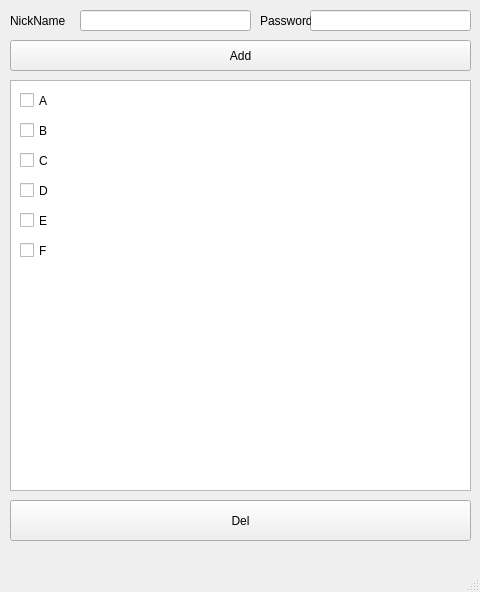
<?xml version="1.0" encoding="UTF-8"?>
<ui version="4.0">
 <class>MainWindow</class>
 <widget class="QMainWindow" name="MainWindow">
  <property name="geometry">
   <rect>
    <x>0</x>
    <y>0</y>
    <width>480</width>
    <height>592</height>
   </rect>
  </property>
  <property name="windowTitle">
   <string>MainWindow</string>
  </property>
  <widget class="QWidget" name="centralwidget">
   <widget class="QTextBrowser" name="textBrowser">
    <property name="geometry">
     <rect>
      <x>10</x>
      <y>80</y>
      <width>461</width>
      <height>411</height>
     </rect>
    </property>
   </widget>
   <widget class="QPushButton" name="PushButton_Send">
    <property name="geometry">
     <rect>
      <x>10</x>
      <y>500</y>
      <width>461</width>
      <height>41</height>
     </rect>
    </property>
    <property name="text">
     <string>Del</string>
    </property>
   </widget>
   <widget class="QPushButton" name="PushButton_Upadte">
    <property name="geometry">
     <rect>
      <x>10</x>
      <y>40</y>
      <width>461</width>
      <height>31</height>
     </rect>
    </property>
    <property name="text">
     <string>Add</string>
    </property>
   </widget>
   <widget class="QLabel" name="label">
    <property name="geometry">
     <rect>
      <x>10</x>
      <y>10</y>
      <width>61</width>
      <height>21</height>
     </rect>
    </property>
    <property name="text">
     <string>NickName</string>
    </property>
   </widget>
   <widget class="QLineEdit" name="lineEdit_Name">
    <property name="geometry">
     <rect>
      <x>80</x>
      <y>10</y>
      <width>171</width>
      <height>21</height>
     </rect>
    </property>
   </widget>
   <widget class="QLineEdit" name="lineEdit_Password">
    <property name="geometry">
     <rect>
      <x>310</x>
      <y>10</y>
      <width>161</width>
      <height>21</height>
     </rect>
    </property>
   </widget>
   <widget class="QLabel" name="label_2">
    <property name="geometry">
     <rect>
      <x>260</x>
      <y>10</y>
      <width>51</width>
      <height>21</height>
     </rect>
    </property>
    <property name="text">
     <string>Password</string>
    </property>
   </widget>
   <widget class="QCheckBox" name="checkBox">
    <property name="geometry">
     <rect>
      <x>20</x>
      <y>90</y>
      <width>71</width>
      <height>21</height>
     </rect>
    </property>
    <property name="text">
     <string>A</string>
    </property>
   </widget>
   <widget class="QCheckBox" name="checkBox_2">
    <property name="geometry">
     <rect>
      <x>20</x>
      <y>120</y>
      <width>73</width>
      <height>21</height>
     </rect>
    </property>
    <property name="text">
     <string>B</string>
    </property>
   </widget>
   <widget class="QCheckBox" name="checkBox_3">
    <property name="geometry">
     <rect>
      <x>20</x>
      <y>150</y>
      <width>73</width>
      <height>21</height>
     </rect>
    </property>
    <property name="text">
     <string>C</string>
    </property>
   </widget>
   <widget class="QCheckBox" name="checkBox_4">
    <property name="geometry">
     <rect>
      <x>20</x>
      <y>180</y>
      <width>73</width>
      <height>21</height>
     </rect>
    </property>
    <property name="text">
     <string>D</string>
    </property>
   </widget>
   <widget class="QCheckBox" name="checkBox_5">
    <property name="geometry">
     <rect>
      <x>20</x>
      <y>210</y>
      <width>73</width>
      <height>21</height>
     </rect>
    </property>
    <property name="text">
     <string>E</string>
    </property>
   </widget>
   <widget class="QCheckBox" name="checkBox_6">
    <property name="geometry">
     <rect>
      <x>20</x>
      <y>240</y>
      <width>73</width>
      <height>21</height>
     </rect>
    </property>
    <property name="text">
     <string>F</string>
    </property>
   </widget>
  </widget>
  <widget class="QMenuBar" name="menubar">
   <property name="geometry">
    <rect>
     <x>0</x>
     <y>0</y>
     <width>480</width>
     <height>22</height>
    </rect>
   </property>
  </widget>
  <widget class="QStatusBar" name="statusbar"/>
 </widget>
 <resources/>
 <connections/>
</ui>
